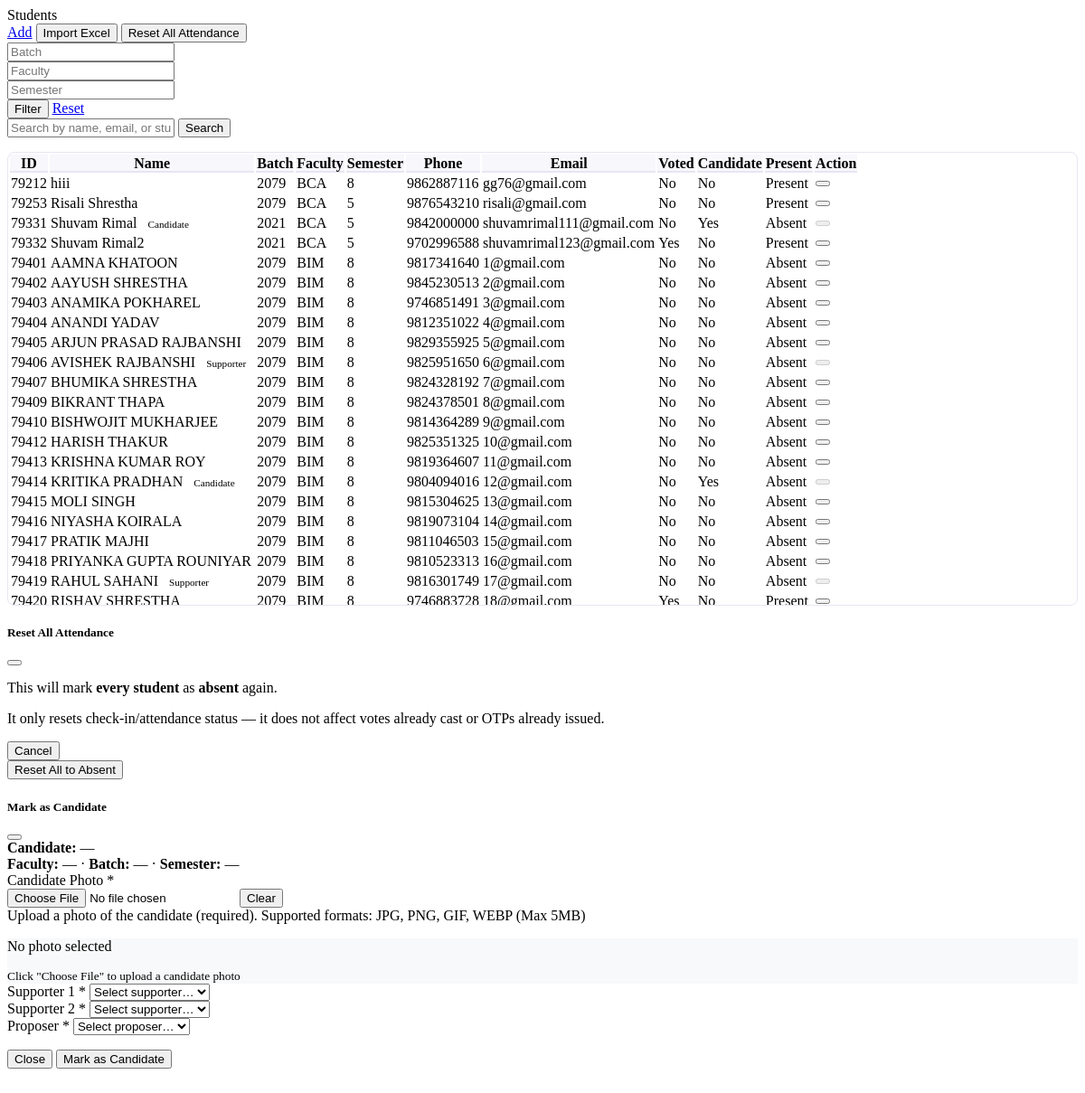
Page /Admin/mark_candidate.php on the committed database.
### tables this page shows
CREATE TABLE `student` (
  `student_id` int(11) NOT NULL,
  `student_name` varchar(100) NOT NULL,
  `student_batch` varchar(20) NOT NULL,
  `student_faculty` varchar(50) NOT NULL,
  `student_semester` int(11) NOT NULL CHECK (`student_semester` between 1 and 8),
  `student_phone` varchar(15) DEFAULT NULL,
  `student_email` varchar(100) DEFAULT NULL,
  `student_otp` varchar(6) DEFAULT NULL,
  `voting_status` tinyint(1) DEFAULT 0,
  `is_candidate` tinyint(1) DEFAULT 0,
  `is_present` tinyint(1) NOT NULL DEFAULT 0
);

### Admin/mark_candidate.php (the view, shortened to what this page needs)
<?php
require_once '../Database/db_connect.php';
$batch = $_GET['batch'] ?? '';
$faculty = $_GET['faculty'] ?? '';
$semester = $_GET['semester'] ?? '';
$search = $_GET['search'] ?? '';
$sql = "SELECT s.*,
        CASE
            WHEN c.candidate_id IS NOT NULL THEN 'candidate'
            WHEN cs1.candidate_id IS NOT NULL THEN 'supporter1'
            WHEN cs2.candidate_id IS NOT NULL THEN 'supporter2'
            WHEN cp.candidate_id IS NOT NULL THEN 'proposer'
            ELSE 'none'
        END as candidate_role
        FROM student s
        LEFT JOIN candidate c ON s.student_id = c.student_id
        LEFT JOIN candidate cs1 ON s.student_id = cs1.supporter1
        LEFT JOIN candidate cs2 ON s.student_id = cs2.supporter2
        LEFT JOIN candidate cp ON s.student_id = cp.proposer
        WHERE 1=1";
$sql .= " GROUP BY s.student_id";
$result = $conn->query($sql);
?>
<div class="card shadow">
    <div class="card-header bg-primary text-white d-flex justify-content-between align-items-center flex-wrap gap-2">
        <span><i class="bi bi-people-fill me-2"></i>Students</span>
        <div class="d-flex gap-2">
            <a href="add_student.php" class="btn btn-sm btn-light"><i class="bi bi-plus-lg"></i> Add</a>
            <button type="button" class="btn btn-sm btn-light" data-bs-toggle="modal" data-bs-target="#importModal"><i class="bi bi-file-earmark-arrow-up"></i> Import Excel</button>
            <button type="button" class="btn btn-sm btn-outline-light" data-bs-toggle="modal" data-bs-target="#resetAttendanceModal"><i class="bi bi-arrow-counterclockwise"></i> Reset All Attendance</button>
        </div>
    </div>
    <div class="card-body">
        <form method="GET" action="home.php" class="row g-2 mb-3">
            <div class="col-md-3">
                <input type="text" name="batch" class="form-control" placeholder="Batch" value="<?= htmlspecialchars($batch) ?>">
            </div>
            <div class="col-md-3">
                <input type="text" name="faculty" class="form-control" placeholder="Faculty" value="<?= htmlspecialchars($faculty) ?>">
            </div>
            <div class="col-md-2">
                <input type="number" name="semester" class="form-control" placeholder="Semester" value="<?= htmlspecialchars($semester) ?>">
            </div>
            <div class="col-md-4 d-flex gap-2">
                <button type="submit" class="btn btn-secondary"><i class="bi bi-funnel"></i> Filter</button>
                <a href="home.php?section=students" class="btn btn-outline-secondary">Reset</a>
            </div>
            <div class="col-12 mt-2">
                <div class="input-group">
                    <input type="text" name="search" class="form-control" placeholder="Search by name, email, or student ID" value="<?= htmlspecialchars($search) ?>">
                    <button type="submit" class="btn btn-primary">Search</button>
                </div>
            </div>
        </form>
        <div class="table-scroll">
            <table class="table table-bordered table-striped table-hover align-middle sticky-header">
                <thead>
                    <tr>
                        <th>ID</th><th>Name</th><th>Batch</th><th>Faculty</th><th>Semester</th>
                        <th>Phone</th><th>Email</th><th>Voted</th><th>Candidate</th><th>Present</th>
                        <th class="text-end">Action</th>
                    </tr>
                </thead>
                <tbody>
                <?php if ($result && $result->num_rows > 0): ?>
                    <?php while($row = $result->fetch_assoc()): ?>
                    <?php
                    $candidateRole = $row['candidate_role'] ?? 'none';
                    $isInvolved = ($candidateRole != 'none');
                    $roleLabel = '';
                    $roleBadgeClass = '';
                    switch($candidateRole) {
                        case 'candidate':
                            $roleLabel = 'Candidate';
                            $roleBadgeClass = 'bg-primary';
                            break;
                        case 'supporter1':
                        case 'supporter2':
                            $roleLabel = 'Supporter';
                            $roleBadgeClass = 'bg-info';
                            break;
                        default:
                            $roleLabel = '';
                            $roleBadgeClass = '';
                    }
                    ?>
                    <tr>
                        <td><?= $row['student_id'] ?></td>
                        <td class="fw-semibold">
                            <?= htmlspecialchars($row['student_name']) ?>
                            <?php if ($isInvolved): ?>
                                <span class="badge <?= $roleBadgeClass ?> role-badge ms-1"><?= $roleLabel ?></span>
                            <?php endif; ?>
                        </td>
                        <td><?= htmlspecialchars($row['student_batch']) ?></td>
                        <td><?= htmlspecialchars($row['student_faculty']) ?></td>
                        <td><?= $row['student_semester'] ?></td>
                        <td><?= htmlspecialchars($row['student_phone']) ?></td>
                        <td><?= htmlspecialchars($row['student_email']) ?></td>
                        <td><span class="badge bg-<?= $row['voting_status'] ? 'success' : 'secondary' ?>"><?= $row['voting_status'] ? 'Yes' : 'No' ?></span></td>
                        <td><span class="badge bg-<?= $row['is_candidate'] ? 'primary' : 'light text-dark' ?>"><?= $row['is_candidate'] ? 'Yes' : 'No' ?></span></td>
                        <td>
                            <?php if ($row['is_present']): ?>
                                <span class="badge bg-success"><i class="bi bi-check-circle-fill"></i> Present</span>
                            <?php else: ?>
                                <span class="badge bg-secondary"><i class="bi bi-clock"></i> Absent</span>
                            <?php endif; ?>
                        </td>
                        <td class="text-end">
                            <div class="d-flex gap-1 justify-content-end flex-wrap">
                                <?php
                                if (!$isInvolved && !$row['is_candidate']):
                                ?>
                                    <button type="button" class="btn btn-sm btn-success" title="Mark as Candidate"
                                            data-bs-toggle="modal" data-bs-target="#candidateModal"
                                            data-student-id="<?= $row['student_id'] ?>"
                                            data-student-name="<?= htmlspecialchars($row['student_name']) ?>"
                                            data-student-faculty="<?= htmlspecialchars($row['student_faculty']) ?>"
                                            data-student-batch="<?= htmlspecialchars($row['student_batch']) ?>"
                                            data-student-semester="<?= $row['student_semester'] ?>">
                                    </button>
                                <?php else: ?>
                                    <button type="button" class="btn btn-sm btn-secondary" title="Already involved in election" disabled>
                                    </button>
                                <?php endif; ?>
                            </div>
                        </td>
                    </tr>
                    <?php endwhile; ?>
                <?php else: ?>
                    <tr><td colspan="11" class="text-center text-muted py-4"><i class="bi bi-inbox display-6 d-block mb-2"></i>No students found.</td></tr>
                <?php endif; ?>
                </tbody>
            </table>
        </div>
    </div>
</div>
<div class="modal fade" id="resetAttendanceModal" tabindex="-1" aria-labelledby="resetAttendanceModalLabel" aria-hidden="true">
    <div class="modal-dialog modal-dialog-centered">
        <div class="modal-content">
            <div class="modal-header bg-warning">
                <h5 class="modal-title" id="resetAttendanceModalLabel"><i class="bi bi-exclamation-triangle-fill"></i> Reset All Attendance</h5>
                <button type="button" class="btn-close" data-bs-dismiss="modal"></button>
            </div>
            <div class="modal-body">
                <p>This will mark <strong>every student</strong> as <strong>absent</strong> again.</p>
                <p class="text-muted small mb-0">It only resets check-in/attendance status — it does not affect votes already cast or OTPs already issued.</p>
            </div>
            <div class="modal-footer">
                <button type="button" class="btn btn-secondary" data-bs-dismiss="modal">Cancel</button>
                <form method="POST" action="reset_all_present.php">
                    <button type="submit" class="btn btn-warning"><i class="bi bi-arrow-counterclockwise"></i> Reset All to Absent</button>
                </form>
            </div>
        </div>
    </div>
</div>
<div class="modal fade" id="candidateModal" tabindex="-1" aria-labelledby="candidateModalLabel" aria-hidden="true">
    <div class="modal-dialog modal-dialog-centered modal-lg">
        <div class="modal-content">
            <div class="modal-header bg-success text-white">
                <h5 class="modal-title" id="candidateModalLabel"><i class="bi bi-star-fill"></i> Mark as Candidate</h5>
                <button type="button" class="btn-close" data-bs-dismiss="modal"></button>
            </div>
            <div class="modal-body">
                <div class="alert alert-info" id="candidateInfo">
                    <strong>Candidate:</strong> <span id="candidateName">—</span><br>
                    <strong>Faculty:</strong> <span id="candidateFaculty">—</span> &middot;
                    <strong>Batch:</strong> <span id="candidateBatch">—</span> &middot;
                    <strong>Semester:</strong> <span id="candidateSemester">—</span>
                </div>
                <form id="candidateForm" enctype="multipart/form-data">
                    <div class="mb-3">
                        <label for="candidate_photo" class="form-label">Candidate Photo <span class="text-danger">*</span></label>
                        <div class="input-group">
                            <input type="file" class="form-control" name="candidate_photo" id="candidate_photo" accept="image/*" required>
                            <button class="btn btn-outline-secondary" type="button" id="clearPhotoBtn" onclick="removePhoto()">
                                <i class="bi bi-x"></i> Clear
                            </button>
                        </div>
                        <div class="form-text">Upload a photo of the candidate (required). Supported formats: JPG, PNG, GIF, WEBP (Max 5MB)</div>
                        <div id="photoPlaceholder" class="text-center p-3 border rounded bg-light mt-2">
                            <p class="text-muted mb-0">No photo selected</p>
                            <small class="text-muted">Click "Choose File" to upload a candidate photo</small>
                        </div>
                    </div>
                    <div class="row">
                        <div class="col-md-6 mb-3">
                            <label for="supporter1" class="form-label">Supporter 1 <span class="text-danger">*</span></label>
                            <select class="form-select" name="supporter1" id="supporter1" required>
                                <option value="">Select supporter…</option>
                            </select>
                        </div>
                        <div class="col-md-6 mb-3">
                            <label for="supporter2" class="form-label">Supporter 2 <span class="text-danger">*</span></label>
                            <select class="form-select" name="supporter2" id="supporter2" required>
                                <option value="">Select supporter…</option>
                            </select>
                        </div>
                        <div class="col-md-4 mb-3">
                            <label for="proposer" class="form-label">Proposer <span class="text-danger">*</span></label>
                            <select class="form-select" name="proposer" id="proposer" required>
                                <option value="">Select proposer…</option>
                            </select>
                        </div>
                    </div>
                </form>
            </div>
            <div class="modal-footer">
                <button type="button" class="btn btn-secondary" data-bs-dismiss="modal">Close</button>
                <button type="button" class="btn btn-success" id="submitCandidateBtn">
                    <i class="bi bi-check-circle"></i> Mark as Candidate
                </button>
            </div>
        </div>
    </div>
</div>

### Admin/mark_candidate.php (style rules this page uses)
.sticky-header thead th { position: sticky; top: 0; background: #f7f7fc; z-index: 10; box-shadow: inset 0 -2px 0 var(--border, #e7e6f3); }
.table-scroll { max-height: 500px; overflow-y: auto; border-radius: var(--radius-md, 8px); border: 1px solid var(--border, #e7e6f3); }
.table-scroll table { margin-bottom: 0; }
.table-scroll .table thead th { background: #f7f7fc; }
.role-badge { font-size: 0.7rem; padding: 0.25rem 0.5rem; }
#photoPlaceholder { transition: all 0.3s ease; background: #f8f9fa; }
#candidate_photo { cursor: pointer; }
#clearPhotoBtn { transition: all 0.3s ease; }

### rows in the picture
student: student_id "79212", student_name "hiii", student_batch "2079", student_faculty "BCA", student_semester "8", student_phone "9862887116", student_email "gg76@gmail.com", voting_status "No", is_candidate "No", is_present "Present"
student: student_id "79253", student_name "Risali Shrestha", student_batch "2079", student_faculty "BCA", student_semester "5", student_phone "9876543210", student_email "risali@gmail.com", voting_status "No", is_candidate "No", is_present "Present"
student: student_id "79331", student_name "Shuvam Rimal", roleLabel "Candidate", student_batch "2021", student_faculty "BCA", student_semester "5", student_phone "9842000000", student_email "shuvamrimal111@gmail.com", voting_status "No", is_candidate "Yes", is_present "Absent"
student: student_id "79332", student_name "Shuvam Rimal2", student_batch "2021", student_faculty "BCA", student_semester "5", student_phone "9702996588", student_email "shuvamrimal123@gmail.com", voting_status "Yes", is_candidate "No", is_present "Present"
student: student_id "79401", student_name "AAMNA KHATOON", student_batch "2079", student_faculty "BIM", student_semester "8", student_phone "9817341640", student_email "1@gmail.com", voting_status "No", is_candidate "No", is_present "Absent"
student: student_id "79402", student_name "AAYUSH SHRESTHA", student_batch "2079", student_faculty "BIM", student_semester "8", student_phone "9845230513", student_email "2@gmail.com", voting_status "No", is_candidate "No", is_present "Absent"
student: student_id "79403", student_name "ANAMIKA POKHAREL", student_batch "2079", student_faculty "BIM", student_semester "8", student_phone "9746851491", student_email "3@gmail.com", voting_status "No", is_candidate "No", is_present "Absent"
student: student_id "79404", student_name "ANANDI YADAV", student_batch "2079", student_faculty "BIM", student_semester "8", student_phone "9812351022", student_email "4@gmail.com", voting_status "No", is_candidate "No", is_present "Absent"
student: student_id "79405", student_name "ARJUN PRASAD RAJBANSHI", student_batch "2079", student_faculty "BIM", student_semester "8", student_phone "9829355925", student_email "5@gmail.com", voting_status "No", is_candidate "No", is_present "Absent"
student: student_id "79406", student_name "AVISHEK RAJBANSHI", roleLabel "Supporter", student_batch "2079", student_faculty "BIM", student_semester "8", student_phone "9825951650", student_email "6@gmail.com", voting_status "No", is_candidate "No", is_present "Absent"
student: student_id "79407", student_name "BHUMIKA SHRESTHA", student_batch "2079", student_faculty "BIM", student_semester "8", student_phone "9824328192", student_email "7@gmail.com", voting_status "No", is_candidate "No", is_present "Absent"
student: student_id "79409", student_name "BIKRANT THAPA", student_batch "2079", student_faculty "BIM", student_semester "8", student_phone "9824378501", student_email "8@gmail.com", voting_status "No", is_candidate "No", is_present "Absent"
student: student_id "79410", student_name "BISHWOJIT MUKHARJEE", student_batch "2079", student_faculty "BIM", student_semester "8", student_phone "9814364289", student_email "9@gmail.com", voting_status "No", is_candidate "No", is_present "Absent"
student: student_id "79412", student_name "HARISH THAKUR", student_batch "2079", student_faculty "BIM", student_semester "8", student_phone "9825351325", student_email "10@gmail.com", voting_status "No", is_candidate "No", is_present "Absent"
student: student_id "79413", student_name "KRISHNA KUMAR ROY", student_batch "2079", student_faculty "BIM", student_semester "8", student_phone "9819364607", student_email "11@gmail.com", voting_status "No", is_candidate "No", is_present "Absent"
student: student_id "79414", student_name "KRITIKA PRADHAN", roleLabel "Candidate", student_batch "2079", student_faculty "BIM", student_semester "8", student_phone "9804094016", student_email "12@gmail.com", voting_status "No", is_candidate "Yes", is_present "Absent"
student: student_id "79415", student_name "MOLI SINGH", student_batch "2079", student_faculty "BIM", student_semester "8", student_phone "9815304625", student_email "13@gmail.com", voting_status "No", is_candidate "No", is_present "Absent"
student: student_id "79416", student_name "NIYASHA KOIRALA", student_batch "2079", student_faculty "BIM", student_semester "8", student_phone "9819073104", student_email "14@gmail.com", voting_status "No", is_candidate "No", is_present "Absent"
student: student_id "79417", student_name "PRATIK MAJHI", student_batch "2079", student_faculty "BIM", student_semester "8", student_phone "9811046503", student_email "15@gmail.com", voting_status "No", is_candidate "No", is_present "Absent"
student: student_id "79418", student_name "PRIYANKA GUPTA ROUNIYAR", student_batch "2079", student_faculty "BIM", student_semester "8", student_phone "9810523313", student_email "16@gmail.com", voting_status "No", is_candidate "No", is_present "Absent"
student: student_id "79419", student_name "RAHUL SAHANI", roleLabel "Supporter", student_batch "2079", student_faculty "BIM", student_semester "8", student_phone "9816301749", student_email "17@gmail.com", voting_status "No", is_candidate "No", is_present "Absent"
student: student_id "79420", student_name "RISHAV SHRESTHA", student_batch "2079", student_faculty "BIM", student_semester "8", student_phone "9746883728", student_email "18@gmail.com", voting_status "Yes", is_candidate "No", is_present "Present"
